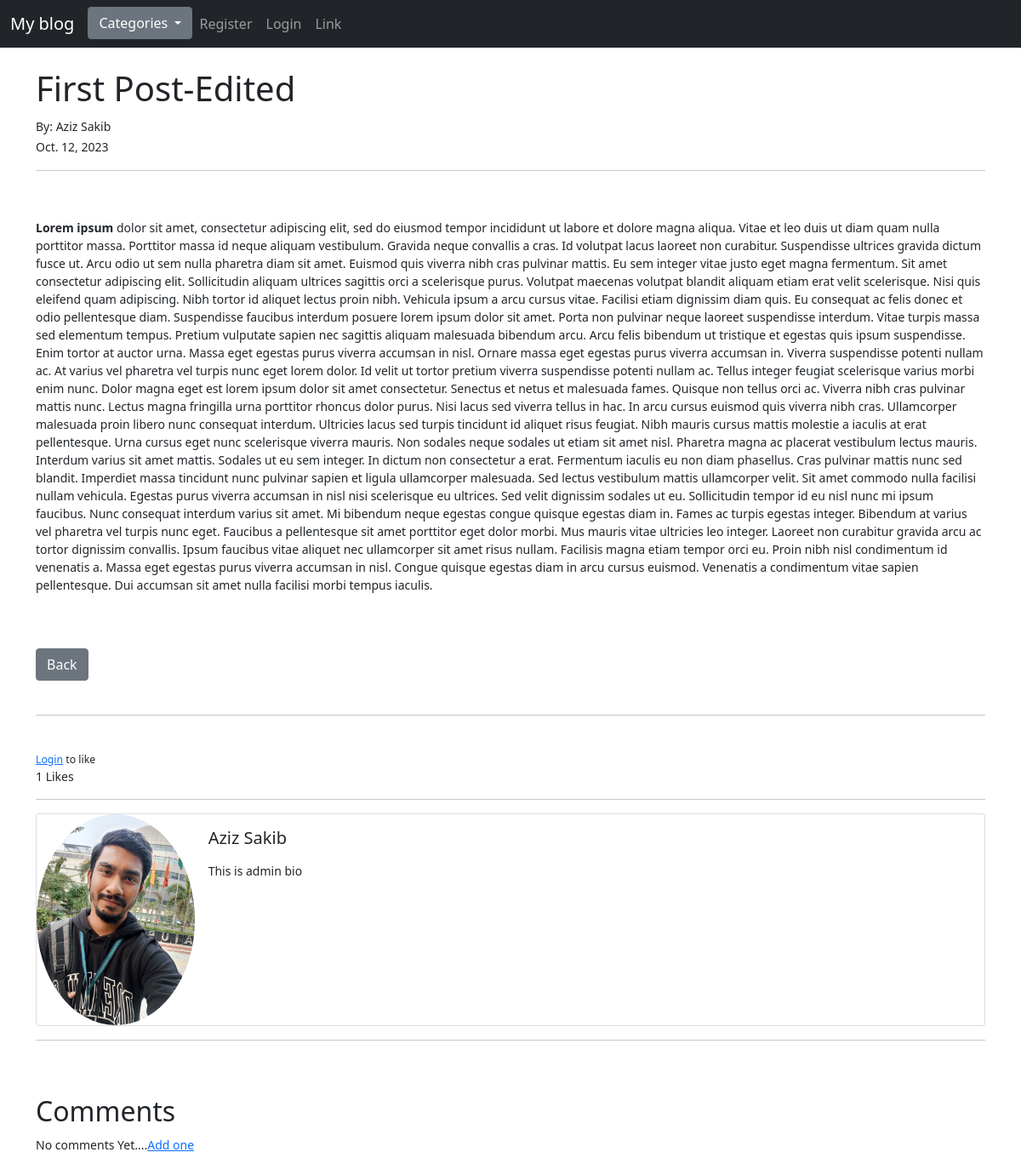
The app's page /article/1 with its own data.
### myBlog_site/models.py (models this page shows, shortened)
class Post(models.Model):
    title = models.CharField(max_length=120)
    header_image = models.ImageField(null=True,blank=True,upload_to="images/")
    title_tag = models.CharField(max_length=120)
    author = models.ForeignKey(User,on_delete=models.CASCADE)
    body = RichTextField(blank=True,null=True)
    post_date = models.DateField(auto_now_add=True)
    category = models.CharField(max_length=120,default='coding')
    snippet = models.CharField(max_length=120)
    likes = models.ManyToManyField(User,related_name='blog_posts')
    def total_likes(self):
        return self.likes.count()

class Profile(models.Model):
    user = models.OneToOneField(User,null=True,on_delete=models.CASCADE)
    bio = models.TextField()
    profile_pic = models.ImageField(null=True,blank=True,upload_to="images/profile")
    website_url = models.CharField(max_length=120,null=True,blank=True)
    facebook_url = models.CharField(max_length=120, null=True, blank=True)
    twitter_url = models.CharField(max_length=120, null=True, blank=True)
    instagram_url = models.CharField(max_length=120, null=True, blank=True)
    printerest_url = models.CharField(max_length=120, null=True, blank=True)

### myBlog_site/views.py (the view)
# urls.py: path('article/<int:pk>',ArticleDetailView.as_view(),name="article_details"),
class ArticleDetailView(DetailView):
    model = Post
    template_name = 'article_details.html'
    def get_context_data(self,*args,**kwargs):
        cat_menu = Category.objects.all()
        context = super(ArticleDetailView,self).get_context_data(*args,**kwargs)
        stuff = get_object_or_404(Post,id=self.kwargs['pk'])
        total_likes= stuff.total_likes()
        liked = False
        if stuff.likes.filter(id=self.request.user.id).exists():
            liked = True
        context["cat_menu"] = cat_menu
        context["total_likes"] = total_likes
        context["liked"] = liked
        return context

### myBlog_site/models.py (called while the page is built)
    def __str__(self):
        return self.name

### myBlog_site/templates/article_details.html (shortened to what this page needs)
{% extends 'base.html' %}
{% load static%}
{% block content%}
<h1>{{post.title}}</h1>
<small>By:
    {{post.author.first_name}} {{post.author.last_name}}<br/>
    {{post.post_date}}
<hr>
<br/>
<p>{{post.body|slice:""|safe}}</p>
<br/><br/>
<a href="{% url 'home' %}" class="btn btn-secondary">Back</a>
<br/><br/>
<hr>
<br/>
<form action="{% url 'like_post' post.pk %}" method="POST">
    {% if user.is_authenticated%}
    {% if liked %}
    <button type="submit" name="post_id" value="{{post.id}}" class="btn btn-danger btn -sm">Unlike</button>
    {% else%}
    <button type="submit" name="post_id" value="{{post.id}}" class="btn btn-primary btn -sm">Like</button>
    {% endif %}
    {% else %}
    <small><a href="{% url 'login' %}">Login</a> to like </small>
    {% endif %}
    <br/>
    {{total_likes}} Likes
</form>
<hr>
<div class="card mb-3">
  <div class="row g-0">
    <div class="col-md-2">
        {% if post.author.profile.profile_pic %}
      <img src="{{post.author.profile.profile_pic.url}}" class="card-img rounded-circle">
        {% else %}
        <img src="{% static 'images/destination_1.jpg' %}" class="card-img rounded-circle">
        {% endif %}
    </div>
    <div class="col-md-10">
      <div class="card-body">
        <h5 class="card-title">{{post.author.first_name}} {{post.author.last_name}}</h5>
        <p class="card-text">{{post.author.profile.bio}}</p>
      </div>
    </div>
  </div>
</div>
<hr>
<br/>
<br/>
<h2>Comments</h2>
{% if not post.comments.all %}
   No comments Yet....<a href="{% url 'add_comment' post.pk %}">Add one</a>
{% endif %}
<br/><br/>
{% endblock%}

### records on screen
Post: title "First Post-Edited", author.first_name "Aziz", author.last_name "Sakib", post_date "Oct. 12, 2023", body "Lorem ipsum dolor sit amet, consectetur adipiscing elit, sed do eiusmod tempor incididunt ut labore et dolore magna aliqua. Vitae et leo duis ut diam quam nulla porttitor massa. Porttitor massa id neque aliquam vestibulum. Gravida neque convallis a cras. Id volutpat lacus laoreet non curabitur. Suspendisse ultrices gravida dictum fusce ut. Arcu odio ut sem nulla pharetra diam sit amet. Euismod quis viverra nibh cras pulvinar mattis. Eu sem integer vitae justo eget magna fermentum. Sit amet consectetur adipiscing elit. Sollicitudin aliquam ultrices sagittis orci a scelerisque purus. Volutpat maecenas volutpat blandit aliquam etiam erat velit scelerisque. Nisi quis eleifend quam adipiscing.…", author.profile.profile_pic (picture), author.profile.bio "This is admin bio"

### other values on screen
{{ total_likes }} "1"
